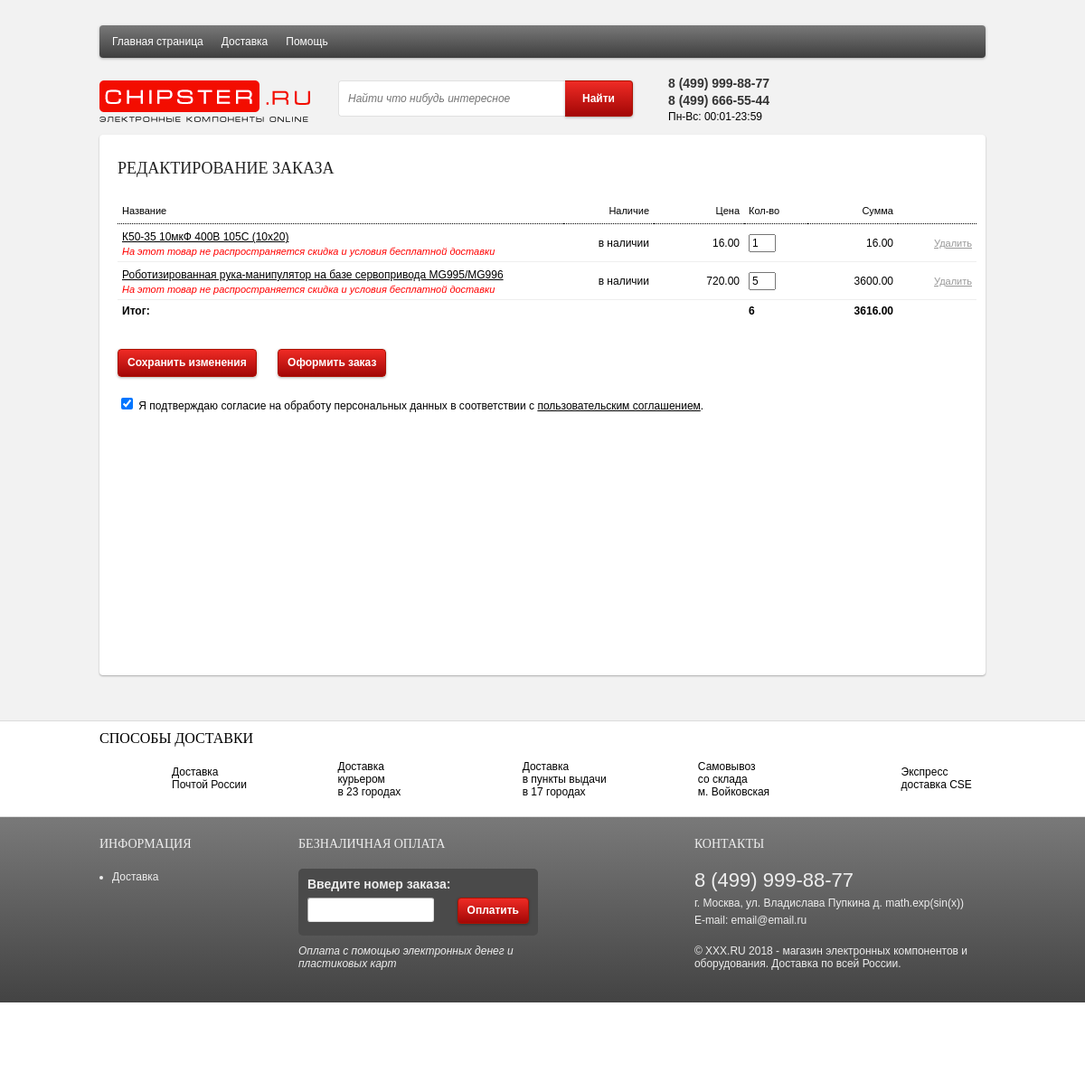
The app's page /basket/ (signed in) with its own data.
### basketapp/models.py (models this page shows, shortened)
class ItemInBasket(models.Model):
	user = models.ForeignKey(
		settings.AUTH_USER_MODEL,
		on_delete=models.CASCADE)
	item = models.ForeignKey(
		Item,
		on_delete=models.CASCADE)
	price = models.DecimalField(
		verbose_name='цена',
		max_digits=8,
		decimal_places=2,
		default = 0,
		blank=0)
	quantity = models.DecimalField(
		verbose_name='количество',
		max_digits=8,
		decimal_places=0,
		blank=0)
	class Meta():
		ordering = ['item']
	@property
	def total_quantity(self):
		inBasket = ItemInBasket.objects.filter(user = self.user)
		result = inBasket.aggregate(models.Sum('quantity'))
		return result['quantity__sum']
	@property
	def total_price(self):
		inBasket = ItemInBasket.objects.filter(user = self.user)
		return sum([i.price*i.quantity for i in inBasket])
	@property
	def item_total_price(self):
		return self.price*self.quantity

### mainapp/models.py (models this page shows, shortened)
class Item(models.Model):
	category = models.ForeignKey(
		ItemCategory,
		on_delete=models.CASCADE)
	name = models.CharField(
		verbose_name = 'имя',
		max_length=100,
		unique=True,
		blank=False)
	img_big = models.ImageField(
		verbose_name = 'изображение (большое)',
		upload_to=settings.BIG_IMG_DIR,
		blank=True)
	img_small= models.ImageField(
		verbose_name = 'изображение (маленькое)',
		upload_to=settings.PREVIEW_IMG_DIR,
		blank=True)
	short_desc = models.TextField(
		verbose_name = 'краткое описание',
		blank=True)
	vendor_code = models.CharField(
		verbose_name = 'артикул',
		max_length=25,
		unique=True,
		blank=False)
	price = models.DecimalField(
		verbose_name='цена',
		max_digits=8,
		decimal_places=2,
		default = 0,
		blank=0)
	price_unit = models.CharField(
		verbose_name = 'валюта',
		max_length=5,
		default = 'руб',
		blank=False)
	instock = models.BooleanField(default = False)
	class Meta:
		indexes = [
			models.Index(fields=['vendor_code',]),
		]

### basketapp/views.py (the view)
# urls.py: re_path('^basket/', include('basketapp.urls', namespace ='basket')),
@login_required(redirect_field_name='ref')
def basket(request,*args,**kwargs):
	context = {
	'title':'Товары в корзине',
	}
	inBasket = ItemInBasket.objects.filter(user = request.user)
	context['inBasket'] = inBasket
	context['total_quantity'] = inBasket[0].total_quantity if inBasket else 0
	context['total_price']= inBasket[0].total_price	 if inBasket else 0
	return render(request, 'basketapp/basket.html',context)

### basketapp/templates/basketapp/basket.html (shortened to what this page needs)
﻿{% extends 'authapp/base.html' %}
{% load staticfiles %}
{% load filter_utils %}
{% block css %}
<link type="text/css" href="{% static 'css/common.css' %}" rel="stylesheet">
<link type="text/css" href="{% static 'css/fonts.css' %}" rel="stylesheet">
<link type="text/css" href="{% static 'css/basket.css' %}" rel="stylesheet">
{% endblock %}
{% block center %}
<div id="dual" class="wr-canvas">
    {% if user is not False %}
    {% if inBasket.count == 0 %}
        <div class="clear" style="height:15px;"></div>
        <b>В корзине сейчас ничего нет :(</b>
        <p>Если Вы заполняли корзину в другом браузере или с другого компьютера, Вам достаточно авторизоваться и корзина вернется к прежнему состоянию.</p>
        </div>
    {% else %}
    <h1>Редактирование заказа</h1>
	<div class="clear" style="height:15px;"></div>
	<div class="basket_table">
	    <form id="listForm" method="POST" action="{% url 'basket:buy' %}">
		    <table cellpadding="0" cellspacing="0" class="data-table" border="0">
			    <tbody>
                <tr>
				    <th style="width:100%;">Название</th>
				    <th style="width:90px; text-align: right;" nowrap="">Наличие</th>
				    <th style="width:90px; text-align: right;" nowrap="">Цена</th>
				    <th style="width:60px;" nowrap="">Кол-во</th>
				    <th style="width:90px; text-align: right;" nowrap="">Сумма</th>
				    <th width="60"></th>
			    </tr>
                {% for basket_item in inBasket %}
			    <tr>
					    <td class="popup-prod-notice-row">
						    <a href="{% url 'catalog:catalog' %}{{basket_item.item.category.parent_name.idx}}-{{basket_item.item.category.idx}}/{{basket_item.item.vendor_code}}">
							    {{basket_item.item.name}}
						    </a>
					    <div class="specialTerm">На этот товар не распространяется скидка и условия бесплатной доставки</div>
					    </td>
					    <td style="text-align: right;" nowrap="">в наличии</td>
					    <td style="text-align: right;" nowrap="">{{basket_item.price}}</td>
					    <td><input rel="countField" type="number" min="0" name="count__{{basket_item.item.vendor_code}}" value="{{basket_item.quantity}}" style="width:30px;"></td>
					    <td style="text-align: right;" nowrap="">
						    <span rel="amount">{{basket_item.item_total_price}}</span>
					    </td>
					    <td class="remove-button"><a rel="dropButton" href="{% url 'basket:del' basket_item.item.vendor_code %}">Удалить</a></td>
				    </tr>
			    {% endfor %}
			    </tbody>
                <tfoot>
				    <tr>
					    <td colspan="2"><b>Итог:</b></td>
                         <td></td>
					    <td nowrap=""><b><span id="resultCount">{{total_quantity}}</span></b></td>
					    <td style="text-align: right;" nowrap=""><b><span id="resultAmount">{{total_price}}</span></b></td>
					    <td></td>
				    </tr>
			    </tfoot>
		    </table>
		    <div class="clear" style="height:30px;"></div>
		    <div style="text-align: left;">
			    <button type="submit" name="save">Сохранить изменения</button>
			    <button type="submit" name="saveAndSend" id="saveAndSend" style="margin-left:20px;">Оформить заказ</button>
		    </div>
		    <div class="clear" style="height:30px; margin-top: 20px;">
			    <label>
				    <input value="1" name="confirm_personal_data" id="confirm_personal_data" type="checkbox" checked="checked">
				    Я подтверждаю согласие на обработу персональных данных в соответствии с <a href="https://chipster.ru/documents/152fz">пользовательским соглашением</a>.
			    </label>
		    </div>
	    </form>
    </div>
<div class="clear" style="height:250px;"></div>
</div>
    {% endif %}
    {% endif %}
{% endblock %}

### static/css/common.css (style rules this page uses)
html, body { margin:0; padding:0; width:100%; height:100%; font-family: Helvetica,Arial,FreeSans,sans-serif; background-color: #f2f2f2; }
body { text-align:center; min-width: 1024px; }
* { font-family: Helvetica,Arial,FreeSans,sans-serif; font-size:12px; }
h1, h2, h3, h4, h5, h6 { margin: 1em 0 0.5em 0; font-family: 'NeoSansS60' !important; font-size: 18px; text-transform: uppercase; padding:0; text-align: left; line-height: 1em; font-weight: normal; }
h1, h1 * { font-size:18px; color:#222; }
a { color: #000; }
#dual { padding: 10px 10px 30px 20px; text-align: left; }
.wr-canvas { background: #fff; border-radius: 4px; box-shadow: 0 1px 2px rgba(0, 0, 0, 0.3); }
.clear { clear:both; font-size:0px; line-height:0px; height: 0px; margin:0; padding:0; }
button, .button, .button-disabled { display:inline-block; background: -moz-linear-gradient(center top , #ef2b25 0%, #a30706 100%) repeat scroll 0 0 rgba(0, 0, 0, 0); background: #cb0e09; background: -moz-linear-gradient(center top , #ef2b25 0%, #a30706 100%) repeat scroll 0 0 rgba(0, 0, 0, 0); background: -moz-linear-gradient(top, #ef2b25 0%, #a30706 100%); background: -webkit-gradient(linear, left top, left bottom, color-stop(0%,#ef2b25), color-stop(100%,#a30706)); background: -webkit-linear-gradient(top, #ef2b25 0%, #a30706 100%); background: -o-linear-gradient(top, #ef2b25 0%, #a30706 100%); background: -ms-linear-gradient(top, #ef2b25 0%, #a30706 100%); background: linear-gradient(top, #ef2b25 0%, #a30706 100%); filter: progid:DXImageTransform.Microsoft.gradient( startColorstr='#ef2b25', endColorstr='#a30706',GradientType=0 ); box-shadow: 0 1px 3px rgba(0, 0, 0, 0.3); border: 1px solid #ab1202; border-radius: 4px; padding: 0 10px 0 10px; line-height: 29px; height: 29px; font-size: 12px; text-align: center; color: #fff; font-weight: bold; text-decoration: none; }
button { height: 31px !important; cursor: pointer; }
.specialTerm { font-size:11px; line-height: 13px; }
.data-table th { padding: 0 5px 0 5px; height: 28px; line-height: 28px; font-size: 11px; font-weight: normal; border-bottom: 1px dotted #000; text-align: left; color: #000; }
.data-table td { padding: 2px 5px 2px 5px; line-height: 20px; text-align: left; }
.data-table>tr>td, .data-table>tbody>tr>td { border-bottom: 1px solid #eee; padding: 4px 5px 4px 5px; }
.data-table .remove-button { padding-left: 20px; }
.data-table .remove-button>a { font-size: 11px; display: inline-block; padding-left: 20px; background: url('../pix/remove.png') no-repeat 0px center; line-height: 14px; color: #999; }
.data-table tfoot td { border:none; }

### static/css/basket.css (style rules this page uses)
#listForm, .basket_table { width:100%; margin:0; padding: 0; font-family: Arial, Helvetica, sans-serif; }
#listForm .specialTerm, .data-table .specialTerm, .simple_table .specialTerm { font-style: italic; color:red; font-size:11px; line-height: 13px; }

### records on screen
ItemInBasket: item.name "К50-35 10мкФ 400В 105С (10x20)", price "16.00", quantity "1", item_total_price "16.00"
ItemInBasket: item.name "Роботизированная рука-манипулятор на базе сервопривода MG995/MG996", price "720.00", quantity "5", item_total_price "3600.00"

### other values on screen
{{ total_quantity }} "6"
{{ total_price }} "3616.00"
